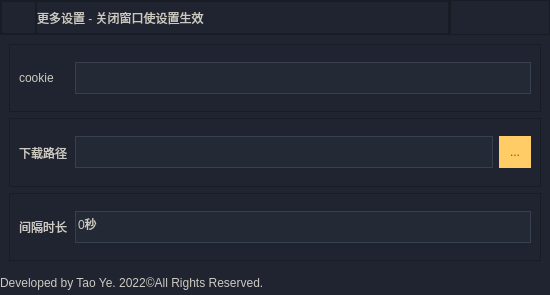
<?xml version="1.0" encoding="UTF-8"?>
<ui version="4.0">
 <class>Form</class>
 <widget class="QWidget" name="Form">
  <property name="geometry">
   <rect>
    <x>0</x>
    <y>0</y>
    <width>550</width>
    <height>295</height>
   </rect>
  </property>
  <property name="windowTitle">
   <string>Settings</string>
  </property>
  <property name="windowIcon">
   <iconset>
    <normaloff>imgs/icon.png</normaloff>imgs/icon.png</iconset>
  </property>
  <property name="styleSheet">
   <string notr="true">background-color:#1f2430</string>
  </property>
  <layout class="QVBoxLayout" name="verticalLayout">
   <property name="spacing">
    <number>0</number>
   </property>
   <property name="leftMargin">
    <number>0</number>
   </property>
   <property name="topMargin">
    <number>0</number>
   </property>
   <property name="rightMargin">
    <number>0</number>
   </property>
   <property name="bottomMargin">
    <number>0</number>
   </property>
   <item>
    <widget class="QFrame" name="title_bar">
     <property name="maximumSize">
      <size>
       <width>16777215</width>
       <height>35</height>
      </size>
     </property>
     <property name="mouseTracking">
      <bool>true</bool>
     </property>
     <property name="frameShape">
      <enum>QFrame::NoFrame</enum>
     </property>
     <property name="frameShadow">
      <enum>QFrame::Raised</enum>
     </property>
     <layout class="QHBoxLayout" name="horizontalLayout">
      <property name="spacing">
       <number>0</number>
      </property>
      <property name="leftMargin">
       <number>0</number>
      </property>
      <property name="topMargin">
       <number>0</number>
      </property>
      <property name="rightMargin">
       <number>0</number>
      </property>
      <property name="bottomMargin">
       <number>0</number>
      </property>
      <item>
       <widget class="QFrame" name="title_box">
        <property name="mouseTracking">
         <bool>true</bool>
        </property>
        <property name="frameShape">
         <enum>QFrame::StyledPanel</enum>
        </property>
        <property name="frameShadow">
         <enum>QFrame::Raised</enum>
        </property>
        <layout class="QHBoxLayout" name="horizontalLayout_3">
         <property name="spacing">
          <number>0</number>
         </property>
         <property name="leftMargin">
          <number>0</number>
         </property>
         <property name="topMargin">
          <number>0</number>
         </property>
         <property name="rightMargin">
          <number>0</number>
         </property>
         <property name="bottomMargin">
          <number>0</number>
         </property>
         <item>
          <widget class="QFrame" name="icon_box">
           <property name="maximumSize">
            <size>
             <width>35</width>
             <height>35</height>
            </size>
           </property>
           <property name="mouseTracking">
            <bool>true</bool>
           </property>
           <property name="styleSheet">
            <string notr="true"/>
           </property>
           <property name="frameShape">
            <enum>QFrame::StyledPanel</enum>
           </property>
           <property name="frameShadow">
            <enum>QFrame::Raised</enum>
           </property>
           <layout class="QHBoxLayout" name="horizontalLayout_6">
            <property name="spacing">
             <number>0</number>
            </property>
            <property name="leftMargin">
             <number>2</number>
            </property>
            <property name="topMargin">
             <number>2</number>
            </property>
            <property name="rightMargin">
             <number>2</number>
            </property>
            <property name="bottomMargin">
             <number>2</number>
            </property>
            <item>
             <widget class="QLabel" name="icon_label">
              <property name="mouseTracking">
               <bool>true</bool>
              </property>
              <property name="text">
               <string/>
              </property>
              <property name="pixmap">
               <pixmap>imgs/icon.png</pixmap>
              </property>
              <property name="scaledContents">
               <bool>true</bool>
              </property>
             </widget>
            </item>
           </layout>
          </widget>
         </item>
         <item>
          <widget class="QFrame" name="title_label_box">
           <property name="sizePolicy">
            <sizepolicy hsizetype="Preferred" vsizetype="Minimum">
             <horstretch>0</horstretch>
             <verstretch>0</verstretch>
            </sizepolicy>
           </property>
           <property name="mouseTracking">
            <bool>true</bool>
           </property>
           <property name="frameShape">
            <enum>QFrame::StyledPanel</enum>
           </property>
           <property name="frameShadow">
            <enum>QFrame::Raised</enum>
           </property>
           <layout class="QHBoxLayout" name="horizontalLayout_7">
            <property name="spacing">
             <number>3</number>
            </property>
            <property name="leftMargin">
             <number>0</number>
            </property>
            <property name="topMargin">
             <number>0</number>
            </property>
            <property name="rightMargin">
             <number>0</number>
            </property>
            <property name="bottomMargin">
             <number>0</number>
            </property>
            <item>
             <widget class="QLabel" name="label">
              <property name="mouseTracking">
               <bool>true</bool>
              </property>
              <property name="styleSheet">
               <string notr="true">color:#cccac2</string>
              </property>
              <property name="text">
               <string>更多设置 - 关闭窗口使设置生效</string>
              </property>
             </widget>
            </item>
           </layout>
          </widget>
         </item>
        </layout>
       </widget>
      </item>
      <item>
       <widget class="QFrame" name="title_btns_box">
        <property name="maximumSize">
         <size>
          <width>100</width>
          <height>16777215</height>
         </size>
        </property>
        <property name="mouseTracking">
         <bool>true</bool>
        </property>
        <property name="frameShape">
         <enum>QFrame::StyledPanel</enum>
        </property>
        <property name="frameShadow">
         <enum>QFrame::Raised</enum>
        </property>
        <layout class="QHBoxLayout" name="horizontalLayout_2">
         <property name="spacing">
          <number>0</number>
         </property>
         <property name="leftMargin">
          <number>0</number>
         </property>
         <property name="topMargin">
          <number>0</number>
         </property>
         <property name="rightMargin">
          <number>0</number>
         </property>
         <property name="bottomMargin">
          <number>0</number>
         </property>
         <item>
          <widget class="QPushButton" name="btn_min">
           <property name="sizePolicy">
            <sizepolicy hsizetype="Minimum" vsizetype="Minimum">
             <horstretch>0</horstretch>
             <verstretch>0</verstretch>
            </sizepolicy>
           </property>
           <property name="mouseTracking">
            <bool>true</bool>
           </property>
           <property name="styleSheet">
            <string notr="true">QPushButton{border:none}
QPushButton:hover{background-color:#363a45}</string>
           </property>
           <property name="text">
            <string/>
           </property>
           <property name="icon">
            <iconset>
             <normaloff>imgs/minimize.png</normaloff>imgs/minimize.png</iconset>
           </property>
           <property name="iconSize">
            <size>
             <width>16</width>
             <height>16</height>
            </size>
           </property>
          </widget>
         </item>
         <item>
          <widget class="QPushButton" name="btn_close">
           <property name="sizePolicy">
            <sizepolicy hsizetype="Minimum" vsizetype="Minimum">
             <horstretch>0</horstretch>
             <verstretch>0</verstretch>
            </sizepolicy>
           </property>
           <property name="mouseTracking">
            <bool>true</bool>
           </property>
           <property name="styleSheet">
            <string notr="true">QPushButton{border:none}
QPushButton:hover{background-color:#d41325}</string>
           </property>
           <property name="text">
            <string/>
           </property>
           <property name="icon">
            <iconset>
             <normaloff>imgs/close.png</normaloff>imgs/close.png</iconset>
           </property>
          </widget>
         </item>
        </layout>
       </widget>
      </item>
     </layout>
    </widget>
   </item>
   <item>
    <widget class="QFrame" name="content_bar">
     <property name="mouseTracking">
      <bool>true</bool>
     </property>
     <property name="frameShape">
      <enum>QFrame::NoFrame</enum>
     </property>
     <property name="frameShadow">
      <enum>QFrame::Raised</enum>
     </property>
     <layout class="QVBoxLayout" name="verticalLayout_2">
      <item>
       <widget class="QFrame" name="cookie_set">
        <property name="frameShape">
         <enum>QFrame::StyledPanel</enum>
        </property>
        <property name="frameShadow">
         <enum>QFrame::Raised</enum>
        </property>
        <layout class="QHBoxLayout" name="horizontalLayout_4">
         <item>
          <widget class="QLabel" name="cookie_label">
           <property name="minimumSize">
            <size>
             <width>50</width>
             <height>0</height>
            </size>
           </property>
           <property name="mouseTracking">
            <bool>true</bool>
           </property>
           <property name="styleSheet">
            <string notr="true">color:#cccac2</string>
           </property>
           <property name="text">
            <string>cookie</string>
           </property>
           <property name="wordWrap">
            <bool>true</bool>
           </property>
          </widget>
         </item>
         <item>
          <widget class="QLineEdit" name="cookie_input">
           <property name="minimumSize">
            <size>
             <width>0</width>
             <height>32</height>
            </size>
           </property>
           <property name="maximumSize">
            <size>
             <width>16777215</width>
             <height>32</height>
            </size>
           </property>
           <property name="mouseTracking">
            <bool>true</bool>
           </property>
           <property name="statusTip">
            <string/>
           </property>
           <property name="whatsThis">
            <string/>
           </property>
           <property name="accessibleDescription">
            <string/>
           </property>
           <property name="styleSheet">
            <string notr="true">QLineEdit{
	border:1px solid #383f4d;
	background-color:#242936;
	color:#cccac2
}

QLineEdit:focus{
	border:1px solid #c4a25f;
}</string>
           </property>
           <property name="placeholderText">
            <string/>
           </property>
          </widget>
         </item>
        </layout>
       </widget>
      </item>
      <item>
       <widget class="QFrame" name="path_set">
        <property name="frameShape">
         <enum>QFrame::StyledPanel</enum>
        </property>
        <property name="frameShadow">
         <enum>QFrame::Raised</enum>
        </property>
        <layout class="QHBoxLayout" name="horizontalLayout_9">
         <item>
          <widget class="QLabel" name="path_label">
           <property name="minimumSize">
            <size>
             <width>50</width>
             <height>0</height>
            </size>
           </property>
           <property name="mouseTracking">
            <bool>true</bool>
           </property>
           <property name="styleSheet">
            <string notr="true">color:#cccac2</string>
           </property>
           <property name="text">
            <string>下载路径</string>
           </property>
           <property name="wordWrap">
            <bool>true</bool>
           </property>
          </widget>
         </item>
         <item>
          <widget class="QLineEdit" name="path_input">
           <property name="minimumSize">
            <size>
             <width>0</width>
             <height>32</height>
            </size>
           </property>
           <property name="maximumSize">
            <size>
             <width>16777215</width>
             <height>32</height>
            </size>
           </property>
           <property name="mouseTracking">
            <bool>true</bool>
           </property>
           <property name="statusTip">
            <string/>
           </property>
           <property name="whatsThis">
            <string/>
           </property>
           <property name="accessibleDescription">
            <string/>
           </property>
           <property name="styleSheet">
            <string notr="true">QLineEdit{
	border:1px solid #383f4d;
	background-color:#242936;
	color:#cccac2
}

QLineEdit:focus{
	border:1px solid #c4a25f;
}</string>
           </property>
           <property name="placeholderText">
            <string/>
           </property>
          </widget>
         </item>
         <item>
          <widget class="QPushButton" name="btn_select">
           <property name="sizePolicy">
            <sizepolicy hsizetype="Minimum" vsizetype="Minimum">
             <horstretch>0</horstretch>
             <verstretch>0</verstretch>
            </sizepolicy>
           </property>
           <property name="minimumSize">
            <size>
             <width>32</width>
             <height>32</height>
            </size>
           </property>
           <property name="maximumSize">
            <size>
             <width>32</width>
             <height>32</height>
            </size>
           </property>
           <property name="mouseTracking">
            <bool>true</bool>
           </property>
           <property name="styleSheet">
            <string notr="true">QPushButton{
background-color:#ffcc66;
color:#805500;
border-style:outset;
}</string>
           </property>
           <property name="text">
            <string>...</string>
           </property>
           <property name="flat">
            <bool>false</bool>
           </property>
          </widget>
         </item>
        </layout>
       </widget>
      </item>
      <item>
       <widget class="QFrame" name="interval_set">
        <property name="frameShape">
         <enum>QFrame::StyledPanel</enum>
        </property>
        <property name="frameShadow">
         <enum>QFrame::Raised</enum>
        </property>
        <layout class="QHBoxLayout" name="horizontalLayout_8">
         <item>
          <widget class="QLabel" name="interval_label">
           <property name="minimumSize">
            <size>
             <width>50</width>
             <height>0</height>
            </size>
           </property>
           <property name="mouseTracking">
            <bool>true</bool>
           </property>
           <property name="styleSheet">
            <string notr="true">color:#cccac2</string>
           </property>
           <property name="text">
            <string>间隔时长</string>
           </property>
           <property name="wordWrap">
            <bool>true</bool>
           </property>
          </widget>
         </item>
         <item>
          <widget class="QSpinBox" name="spinBox">
           <property name="sizePolicy">
            <sizepolicy hsizetype="Expanding" vsizetype="Fixed">
             <horstretch>0</horstretch>
             <verstretch>0</verstretch>
            </sizepolicy>
           </property>
           <property name="minimumSize">
            <size>
             <width>0</width>
             <height>32</height>
            </size>
           </property>
           <property name="styleSheet">
            <string notr="true">QSpinBox{
	border:1px solid #383f4d;
	background-color:#242936;
	color:#cccac2
}

QSpinBox:focus{
	border:1px solid #c4a25f;
}

QSpinBox::down-button{
    border-style:outset;
}

QSpinBox::up-button{
    border-style:outset;
}</string>
           </property>
           <property name="suffix">
            <string>秒</string>
           </property>
           <property name="prefix">
            <string/>
           </property>
          </widget>
         </item>
        </layout>
       </widget>
      </item>
     </layout>
    </widget>
   </item>
   <item>
    <widget class="QFrame" name="status_bar">
     <property name="maximumSize">
      <size>
       <width>16777215</width>
       <height>25</height>
      </size>
     </property>
     <property name="mouseTracking">
      <bool>true</bool>
     </property>
     <property name="frameShape">
      <enum>QFrame::NoFrame</enum>
     </property>
     <property name="frameShadow">
      <enum>QFrame::Raised</enum>
     </property>
     <layout class="QHBoxLayout" name="horizontalLayout_5">
      <property name="spacing">
       <number>0</number>
      </property>
      <property name="leftMargin">
       <number>0</number>
      </property>
      <property name="topMargin">
       <number>0</number>
      </property>
      <property name="rightMargin">
       <number>0</number>
      </property>
      <property name="bottomMargin">
       <number>0</number>
      </property>
      <item>
       <widget class="QLabel" name="copyright">
        <property name="mouseTracking">
         <bool>true</bool>
        </property>
        <property name="styleSheet">
         <string notr="true">color:#cccac2</string>
        </property>
        <property name="text">
         <string>Developed by Tao Ye. 2022©All Rights Reserved.</string>
        </property>
       </widget>
      </item>
     </layout>
    </widget>
   </item>
  </layout>
 </widget>
 <resources/>
 <connections/>
</ui>
